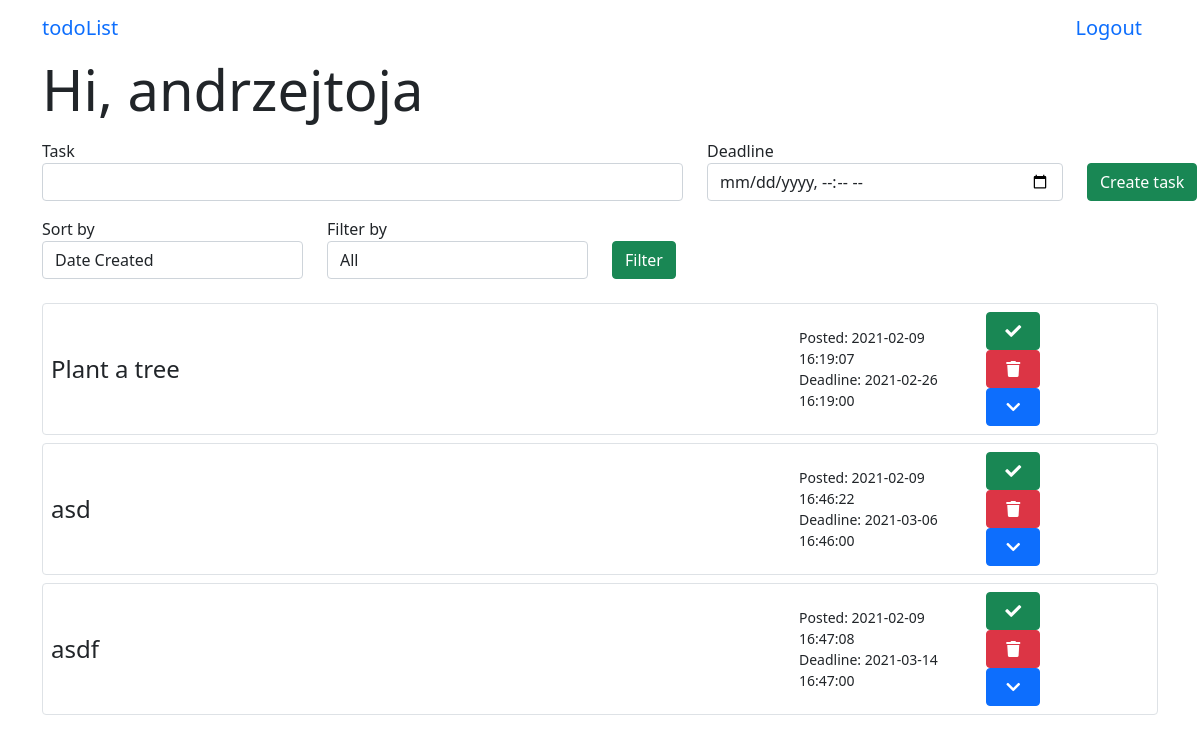
/menu (signed in), run on the app's committed database.
### app/models.py (models this page shows, shortened)
class User(UserMixin, db.Model):
    id = db.Column(db.Integer, primary_key=True)
    username = db.Column(db.String(64), index=True, unique=True)
    email = db.Column(db.String(64), index=True, unique=True)
    password_hash = db.Column(db.String(128))
    tasks = db.relationship('Task', backref='author', lazy='dynamic')
    authenticated = db.Column(db.Boolean, index=True, default=False)
    def get_tasks(self):
        return Task.query.filter_by(user_id=self.id)

class Task(db.Model):
    id = db.Column(db.Integer, primary_key=True)
    task = db.Column(db.String(140))
    timestamp = db.Column(db.DateTime, index=True, default=datetime.now())
    deadline = db.Column(db.DateTime, index=True)
    is_completed = db.Column(db.Boolean, default=False)
    description = db.Column(db.String(500), default="")
    subtasks = db.relationship('Subtask', backref='main_task', lazy='dynamic')
    user_id = db.Column(db.Integer, db.ForeignKey('user.id'))

### app/routes.py (the view)
@login_required
@app.route('/menu', methods=['GET', 'POST'])
def menu():
    task_form = TaskForm()
    filter_form = FilterForm()
    tasks = current_user.get_tasks()
    if task_form.submit1.data and task_form.validate_on_submit():
        task = Task(task=task_form.task.data, deadline=task_form.deadline.data, author=current_user)
        db.session.add(task)
        db.session.commit()
        tasks = current_user.get_tasks()
        return redirect('menu')
    if filter_form.submit2.data and filter_form.validate_on_submit():
        tasks = current_user.get_tasks_filtered(filter_form.sort_by.data, filter_form.filter_by.data)
    return render_template('menu.html', user = current_user, form=task_form, filter_form=filter_form, tasks=tasks, date=datetime.now())

### app/forms.py (shortened to what this page needs)
class TaskForm(FlaskForm):
    task = StringField('Task', validators=[DataRequired()])
    deadline = DateTimeLocalField('Deadline', validators=[DataRequired()], format='%Y-%m-%dT%H:%M')
    submit1 = SubmitField('Create task')

class FilterForm(FlaskForm):
    sort_by = SelectField('Sort by', choices=['Date Created', 'Deadline'], validators=[])
    filter_by = SelectField('Filter by', choices=['All', 'Completed', "Uncompleted"], validators=[])
    submit2 = SubmitField('Filter')

### app/models.py (called while the page is built)
@login.user_loader
def load_user(id):
    return User.query.get(int(id))

### app/templates/menu.html (shortened to what this page needs)
{% extends 'base.html' %}
{% block start %}Hi, {{ user.username }}{% endblock %}
{% block body %}
    <form action="" method="POST" class="add-task">
        <div class="row">
            <p class="col-7">
                {{ form.task.label }}
                {{ form.task(class_="form-control") }}
            </p>
            <p class="col-4">
                {{ form.deadline.label }}
                {{ form.deadline(class_="form-control date-input", type="datetime-local") }}
            </p>
            <p class="col-1">
                {{ form.submit1(class_="btn btn-success mt-4") }}
            </p>
        </div>
    </form>
    <form action="" method="POST" class="select">
        <div class="row">
            <p class="col-3">
                {{ filter_form.sort_by.label }}
                {{ filter_form.sort_by(class_="form-control") }}
            </p>
            <p class="col-3">
                {{ filter_form.filter_by.label }}
                {{ filter_form.filter_by(class_="form-control") }}
            </p>
            <p class="col-1">
                {{ filter_form.submit2(class_="btn btn-success mt-4") }}
            </p>
        </div>
    </form>
    <div class="tasks">
        <div class="accordion" id="acc">
            {% for task in tasks %}
                <div class="accordion-item p-2 mt-2 mb-2 border rounded">
                    <div class="accordion-header row" id={{ "task" + task.id|string }}>
                        <div class="col-8 h4 my-auto">
                            {% if task.is_completed %}
                                <s>{{ task.task }}</s>
                            {% else %}
                                {{ task.task }}
                            {% endif %}
                        </div>
                        <div class="col-2 my-auto">
                            <div class="date">
                                Posted: {{ task.timestamp.strftime("%Y-%m-%d %H:%M:%S") }}
                            </div>
                            {% if task.deadline.timestamp() - task.timestamp.timestamp() < 0 %}
                                <div class="date text-danger">
                                    Deadline: {{ task.deadline }}
                                </div>
                            {% else %}
                                <div class="date" color="red">
                                    Deadline: {{ task.deadline }}
                                </div>
                            {% endif %}
                        </div>
                        <div class="col-2">
                            <form class="col-4 form-temp" action={{ "/change_status/" + task.id|string }}>
                                {% if task.is_completed %}
                                    <button type="submit" class="btn btn-warning form-item h-100"><i class="fas fa-times"></i></button>
                                {% else %}
                                    <button type="submit" class="btn btn-success form-item h-100"><i class="fas fa-check"></i></button>
                                {% endif %}
                            </form>
                            <form class="col-4 form-temp" action={{ "/delete/" + task.id|string }}>
                                <button type="submit" class="btn btn-danger h-100 form-item"><i class="fas fa-trash"></i></button>
                            </form>
                            <button class="btn btn-primary col-4" type="button" data-toggle="collapse" data-target={{ "#collapse" + task.id|string }} aria-expanded="false" aria-controls={{ "collapse" + task.id|string }}>
                                <i class="fas fa-chevron-down"></i>
                            </button>
                        </div>
                    </div>
                </div>
            </div>
        {% endfor %}
{% endblock %}

### app/templates/base.html (shortened to what this page needs)
<!DOCTYPE html>
<html lang="en">
<head>
    <link href="{{ url_for('static', filename='css/main.css') }}" rel="stylesheet">
    <link href="https://cdn.jsdelivr.net/npm/bootstrap@5.0.0-beta1/dist/css/bootstrap.min.css" rel="stylesheet">
    <link rel="stylesheet" href="https://cdnjs.cloudflare.com/ajax/libs/font-awesome/5.15.2/css/all.min.css" />
</head>
<body>
    <header class="site-header container">
        <nav class="navbar">
            <a class="navbar-brand" href="/menu">todoList</a>
            {% if current_user.is_authenticated %}
                <a class="navbar-brand" href="/logout">Logout</a>
            {% else %}
                <a class="navbar-brand" href="/register">Register</a>
            {% endif %}
        </nav>
    </header>
    <div class="container">
        <div class="page-header">
            <h1 class="display-4">{% block start %}{% endblock %}</h1>
        </div>
        {% block body %}{% endblock %}
</body>
</html>

### app/static/css/main.css (style rules this page uses)
body { font-family: 'Montserrat', sans-serif; overflow-y:scroll; }
.date { font-size: 14px; }
.form-temp { display: flex; flex-direction: row; }
.form-item { flex: 1; }

### data on the page
User: username "andrzejtoja"
Task: task "Plant a tree", timestamp "2021-02-09 16:19:07", deadline "2021-02-26 16:19:00", is_completed False (drawn)
Task: task "asd", timestamp "2021-02-09 16:46:22", deadline "2021-03-06 16:46:00", is_completed False (drawn)
Task: task "asdf", timestamp "2021-02-09 16:47:08", deadline "2021-03-14 16:47:00", is_completed False (drawn)

### other printed values
{{ filter_form.sort_by.label }} "Sort by"
{{ filter_form.filter_by.label }} "Filter by"
